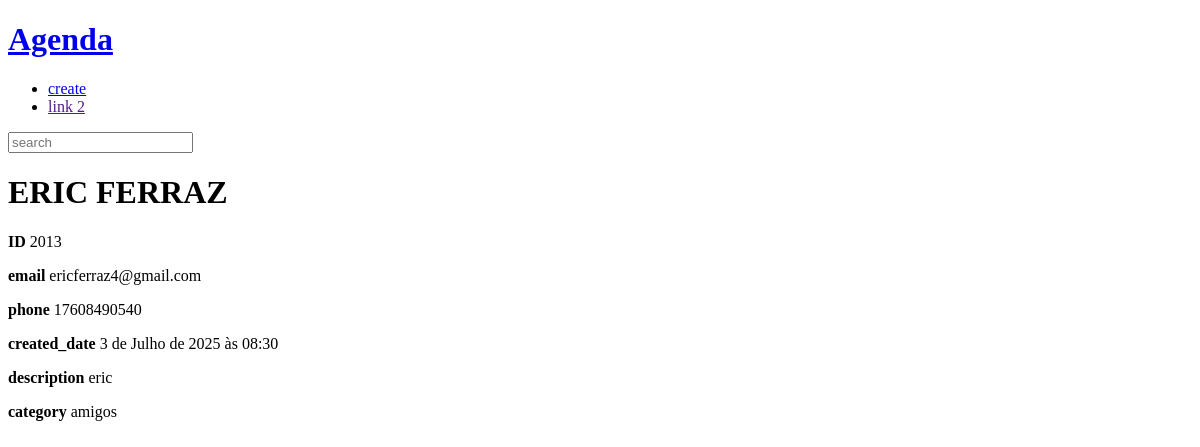
Screenshot of /contact/2013/detail with the database file from the repository.
### contact/models.py (models this page shows, shortened)
class Contact(models.Model):
    first_name = models.CharField(max_length=50)
    last_name = models.CharField(max_length=50,blank=True)
    phone = models.CharField(max_length=15)
    email = models.EmailField(max_length=254, blank=True)
    created_date = models.DateTimeField(default=timezone.now)
    description = models.TextField(blank=True)
    show = models.BooleanField(default=True)
    picture = models.ImageField(upload_to='pictures/%Y/%m', blank=True, null=True)
    Category = models.ForeignKey(
        category,
        on_delete=models.SET_NULL,
        blank=True,
        null=True,
        )

class category (models.Model):
    name = models.CharField(max_length=50, blank=True)

### contact/views/contact_views.py (the view)
# urls.py: path('contact/<int:contact_id>/detail', views.contact, name='contact'),
def contact (request, contact_id):
    single_contact = get_object_or_404 (Contact, pk=contact_id)
    site_title = f"{single_contact.first_name} {single_contact.last_name} -"
    context = {
        "contact": single_contact,
        'site_title': site_title
    }
    return render(
        request,
        "contact/contact.html",
        context
        )

### contact/templates/contact/contact.html
{% extends 'global/base.html' %}
{% block content %}
    <div class="single-contact">
      <h1 class="single-contact-name">
        {{ contact.first_name }} {{ contact.last_name }}
      </h1>
      <p><b>ID </b>{{ contact.id }} </p>
      <p><b>email </b>{{ contact.email }} </p>
      <p><b>phone </b>{{ contact.phone }} </p>
      <p><b>created_date </b>{{ contact.created_date }} </p>
      <p><b>description </b>{{ contact.description}} </p>
      <p><b>category </b>{{ contact.Category.name }} </p>
    </div>
{% endblock content %}

### base_static/global/css/style.css (style rules this page uses)
body { background-color: #ffffff; }

### rows the page displays
Contact: first_name "ERIC", last_name "FERRAZ", id "2013", email "ericferraz4@gmail.com", phone "17608490540", created_date "3 de Julho de 2025 às 08:30", description "eric", Category.name "amigos"
